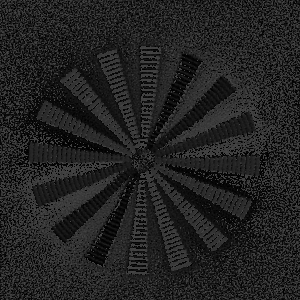
#> input picture 2d_data/img_azimuth_t000_p000_z044.tif, 300 x 300 px, given in place of img_retardance2D_t000_p000_z000.tif, which was not available
$ python viz_3d_mouse.py
#> lines starting #> are read from the running program, lines starting #| are printed output that depends on the picture; pictures that were not available may be replaced by others from this repository, and a replacement may not be noted
### 3d_visualization_code/orientation_to_rgb.py
import numpy as np
def orientation_3D_to_rgb(hsv, interp_belt = 20/180*np.pi, sat_factor = 1):
    """
    Convert hsv values to rgb.
    Parameters
    ----------
    hsv : (..., 3) array-like
       [h, s, v] is refered to [hue, saturation(inclination), value]
       h and v are assumed to be in range [0, 1]
       s is assumed to be in range of [0, pi]
    Returns
    -------
    rgb : (..., 3) ndarray
       Colors converted to RGB values in range [0, 1]
    """
    hsv = np.asarray(hsv)

    # check length of the last dimension, should be _some_ sort of rgb
    if hsv.shape[-1] != 3:
        raise ValueError("Last dimension of input array must be 3; "
                         "shape {shp} was found.".format(shp=hsv.shape))

    in_shape = hsv.shape
    hsv = np.array(
        hsv, copy=False,
        dtype=np.promote_types(hsv.dtype, np.float32),  # Don't work on ints.
        ndmin=2,  # In case input was 1D.
    )

    s_sign = np.sign(np.pi/2-hsv[..., 1])

    theta_merge_1 = (hsv[..., 1] - (np.pi/2 - interp_belt))/(2*interp_belt)
    theta_merge_2 = 1 - theta_merge_1

    scaling_factor = np.zeros_like(hsv[..., 1])
    idx_scale = theta_merge_1 <= 0
    scaling_factor[idx_scale] = hsv[idx_scale, 1] / (np.pi/2 - interp_belt)

    idx_scale = np.logical_and(theta_merge_1>0, theta_merge_2>0)
    scaling_factor[idx_scale] = 1

    idx_scale = theta_merge_2 <= 0
    scaling_factor[idx_scale] = (np.pi-hsv[idx_scale, 1]) / (np.pi/2 - interp_belt)
    h = hsv[..., 0]
    s = np.sin(scaling_factor**sat_factor * np.pi/2)
    v = hsv[..., 2]

    r = np.empty_like(h)
    g = np.empty_like(h)
    b = np.empty_like(h)

    i = (h * 6.0).astype(int)
    f = (h * 6.0) - i
    p = v * (1.0 - s)
    q = v * (1.0 - s * f)
    t = v * (1.0 - s * (1.0 - f))

    idx = np.logical_and(i % 6 == 0, s_sign>0)
    r[idx] = v[idx]
    g[idx] = p[idx]
    b[idx] = t[idx]

    idx = np.logical_and(i == 1, s_sign>0)
    r[idx] = q[idx]
    g[idx] = t[idx]
    b[idx] = q[idx]

    idx = np.logical_and(i == 2, s_sign>0)
    r[idx] = t[idx]
    g[idx] = v[idx]
    b[idx] = p[idx]

    idx = np.logical_and(i == 3, s_sign>0)
    r[idx] = q[idx]
    g[idx] = q[idx]
    b[idx] = t[idx]

    idx = np.logical_and(i == 4, s_sign>0)
    r[idx] = p[idx]
    g[idx] = t[idx]
    b[idx] = v[idx]

    idx = np.logical_and(i == 5, s_sign>0)
    r[idx] = t[idx]
    g[idx] = q[idx]
    b[idx] = q[idx]

    # the other hemisphere

    idx = np.logical_and(i == 3, s_sign<0)
    r[idx] = v[idx]
    g[idx] = p[idx]
    b[idx] = t[idx]

    idx = np.logical_and(i == 4, s_sign<0)
    r[idx] = q[idx]
    g[idx] = t[idx]
    b[idx] = q[idx]

    idx = np.logical_and(i == 5, s_sign<0)
    r[idx] = t[idx]
    g[idx] = v[idx]
    b[idx] = p[idx]

    idx = np.logical_and(i % 6 == 0, s_sign<0)
    r[idx] = q[idx]
    g[idx] = q[idx]
    b[idx] = t[idx]

    idx = np.logical_and(i == 1, s_sign<0)
    r[idx] = p[idx]
    g[idx] = t[idx]
    b[idx] = v[idx]

    idx = np.logical_and(i == 2, s_sign<0)
    r[idx] = t[idx]
    g[idx] = q[idx]
    b[idx] = q[idx]

    # inclination color blending
    idx_blend = np.logical_and(i % 6 == 0, np.logical_and(theta_merge_1 > 0, theta_merge_2 > 0))
    r[idx_blend] = v[idx_blend]*theta_merge_2[idx_blend] + q[idx_blend]*theta_merge_1[idx_blend]
    g[idx_blend] = p[idx_blend]*theta_merge_2[idx_blend] + q[idx_blend]*theta_merge_1[idx_blend]
    b[idx_blend] = t[idx_blend]*theta_merge_2[idx_blend] + t[idx_blend]*theta_merge_1[idx_blend]

    idx_blend = np.logical_and(i == 1, np.logical_and(theta_merge_1 > 0, theta_merge_2 > 0))
    r[idx_blend] = q[idx_blend]*theta_merge_2[idx_blend] + p[idx_blend]*theta_merge_1[idx_blend]
    g[idx_blend] = t[idx_blend]*theta_merge_2[idx_blend] + t[idx_blend]*theta_merge_1[idx_blend]
    b[idx_blend] = q[idx_blend]*theta_merge_2[idx_blend] + v[idx_blend]*theta_merge_1[idx_blend]

    idx_blend = np.logical_and(i == 2, np.logical_and(theta_merge_1 > 0, theta_merge_2 > 0))
    r[idx_blend] = t[idx_blend]*theta_merge_2[idx_blend] + t[idx_blend]*theta_merge_1[idx_blend]
    g[idx_blend] = v[idx_blend]*theta_merge_2[idx_blend] + q[idx_blend]*theta_merge_1[idx_blend]
    b[idx_blend] = p[idx_blend]*theta_merge_2[idx_blend] + q[idx_blend]*theta_merge_1[idx_blend]

    idx_blend = np.logical_and(i == 3, np.logical_and(theta_merge_1 > 0, theta_merge_2 > 0))
    r[idx_blend] = q[idx_blend]*theta_merge_2[idx_blend] + v[idx_blend]*theta_merge_1[idx_blend]
    g[idx_blend] = q[idx_blend]*theta_merge_2[idx_blend] + p[idx_blend]*theta_merge_1[idx_blend]
    b[idx_blend] = t[idx_blend]*theta_merge_2[idx_blend] + t[idx_blend]*theta_merge_1[idx_blend]

    idx_blend = np.logical_and(i == 4, np.logical_and(theta_merge_1 > 0, theta_merge_2 > 0))
    r[idx_blend] = p[idx_blend]*theta_merge_2[idx_blend] + q[idx_blend]*theta_merge_1[idx_blend]
    g[idx_blend] = t[idx_blend]*theta_merge_2[idx_blend] + t[idx_blend]*theta_merge_1[idx_blend]
    b[idx_blend] = v[idx_blend]*theta_merge_2[idx_blend] + q[idx_blend]*theta_merge_1[idx_blend]

    idx_blend = np.logical_and(i == 5, np.logical_and(theta_merge_1 > 0, theta_merge_2 > 0))
    r[idx_blend] = t[idx_blend]*theta_merge_2[idx_blend] + t[idx_blend]*theta_merge_1[idx_blend]
    g[idx_blend] = q[idx_blend]*theta_merge_2[idx_blend] + v[idx_blend]*theta_merge_1[idx_blend]
    b[idx_blend] = q[idx_blend]*theta_merge_2[idx_blend] + p[idx_blend]*theta_merge_1[idx_blend]

    idx = s == 0
    r[idx] = v[idx]
    g[idx] = v[idx]
    b[idx] = v[idx]

    rgb = np.stack([r, g, b], axis=-1)

    return rgb.reshape(in_shape)

### final_files/visualization_3d/viz_3d_mouse.py
import pyvista as pv
#from pyvistaqt import BackgroundPlotter
import matplotlib.pyplot as plt
from matplotlib.colors import ListedColormap
import glob
import cv2
import numpy as np
from scipy.ndimage import uniform_filter

from skimage.restoration import (denoise_tv_chambolle, denoise_bilateral,
                                 denoise_wavelet, estimate_sigma)
from orientation_to_rgb import orientation_3D_to_rgb
import time
from numpy import linalg as LA

# Generate colormap
spaces_th = 193
spaces_az = 223
th,ph = np.meshgrid(np.linspace(0,np.pi,spaces_th),np.linspace(0,np.pi,spaces_az))
orientation_image = np.transpose(np.array([ph/2/np.pi, th, np.ones_like(th)]),(1,2,0))
face_color = orientation_3D_to_rgb(orientation_image, interp_belt = 100/180*np.pi, sat_factor = 1)

mapping = np.linspace(0, spaces_th*spaces_az - 1, spaces_th*spaces_az)
newcolors = np.zeros((spaces_th*spaces_az, 4))

for i in range(spaces_az):
    for j in range(spaces_th):
        color = face_color[i][j]
        newcolor = np.ones((4,))
        newcolor[:3] = color
        newcolors[mapping == (i*spaces_az + j)] = newcolor

# Make the colormap from the listed colors
my_colormap = ListedColormap(newcolors)

line_az = np.linspace(0,np.pi,spaces_az)
line_th = np.linspace(0,np.pi,spaces_th)
iwidth_az = line_az[1] - line_az[0]
iwidth_th = line_th[1] - line_th[0]

def visualization_3d(ret_path, azimuth_path, theta_path, linelength=20, denoise_weight=5, filter_size=(12, 12, 10), anisotropy_scale=0.2, z_stack=96,
                     spacing_xy=12, spacing_z=10, radius_scale=1.0, height_scale=10, colormap=my_colormap, neg_retardance=True, denoise=True):

#> called with linelength = 20, denoise_weight = 5, filter_size = (12, 12, 10), anisotropy_scale = 0.5, z_stack = 1, spacing_xy = 50, spacing_z = 1, radius_scale = 0.6
    ret_files = [ret_path]
    azimuth_files = [azimuth_path]
    theta_files = [theta_path]

    N_z = z_stack

    ret = []
    azimuth = []
    theta = []
    for i in range(N_z):
        ret.append(cv2.imread(ret_files[i], -1).astype('float32'))
        azimuth.append(cv2.imread(azimuth_files[i], -1).astype('float32'))
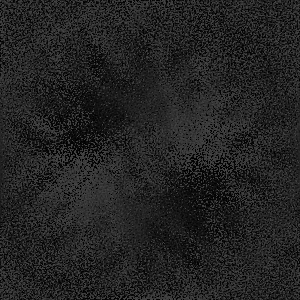
#> input picture final_files/visualization_3d/3d_dataset/azimuth/img_azimuth_t000_p000_z000.tif, 300 x 300 px, found by its file name
        theta.append(cv2.imread(theta_files[i], -1).astype('float32'))
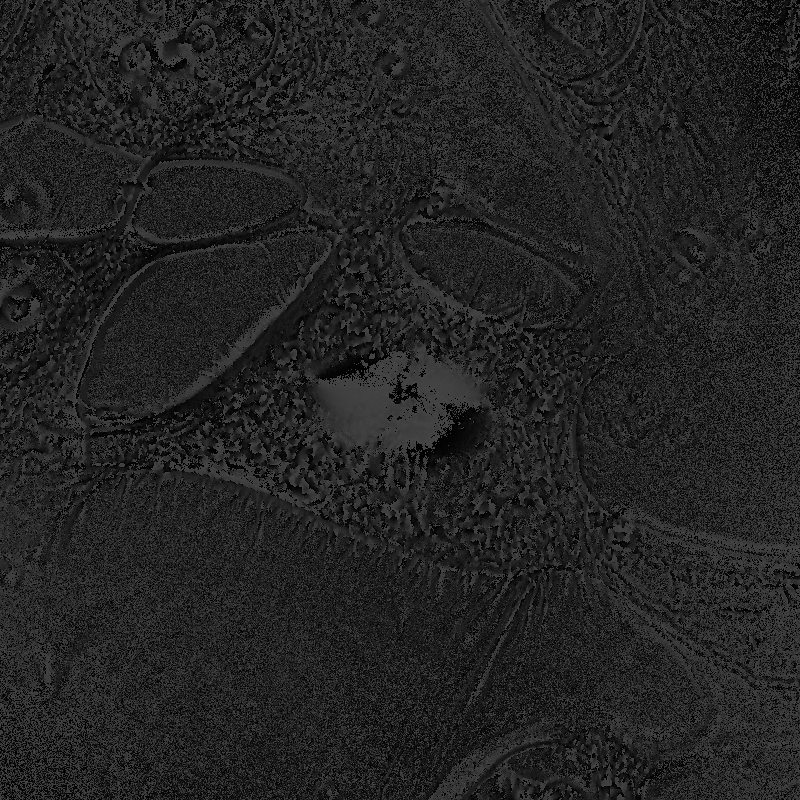
#> input picture 2d_data/img_orientation_t035_p000_z003.tif, 800 x 800 px, given in place of img_theta_t000_p000_z000.tif, which was not available

    ret = np.transpose(np.array(ret),(1,2,0))/10000
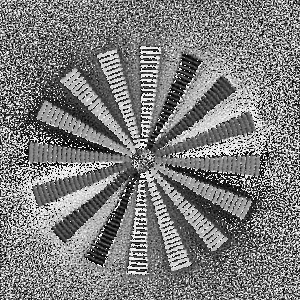
#> ret: shape (300, 300, 1) float32; min 0, max 1.8, mean 0.883; drawn with min black and max white
    azimuth = np.transpose(np.array(azimuth),(1,2,0))/18000*np.pi
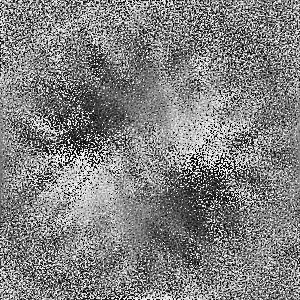
#> azimuth: shape (300, 300, 1) float32; min 0, max 3.14, mean 1.59; drawn with min black and max white
    theta = np.transpose(np.array(theta),(1,2,0))/18000*np.pi
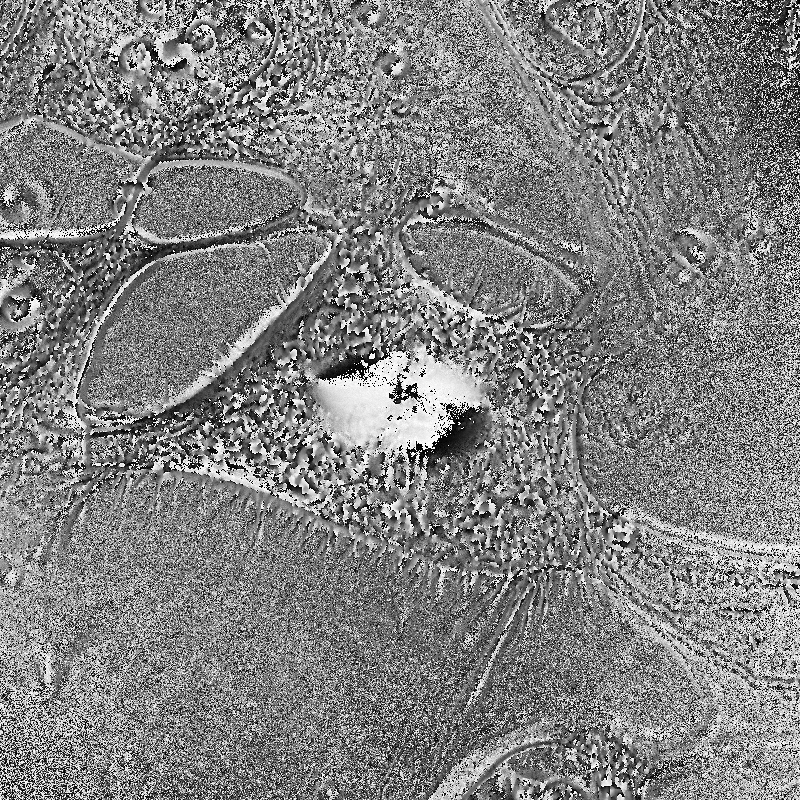
#> theta: shape (800, 800, 1) float32; min 0, max 3.14, mean 1.59; drawn with min black and max white

    anisotropy= anisotropy_scale*np.abs(ret)
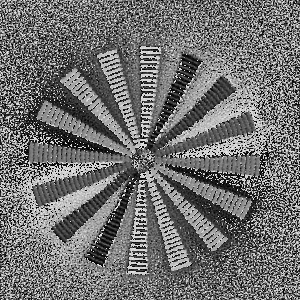
#> anisotropy: shape (300, 300, 1) float32; min 0, max 0.9, mean 0.441

#> (the run stopped early here; a loop or call above may not have finished)
